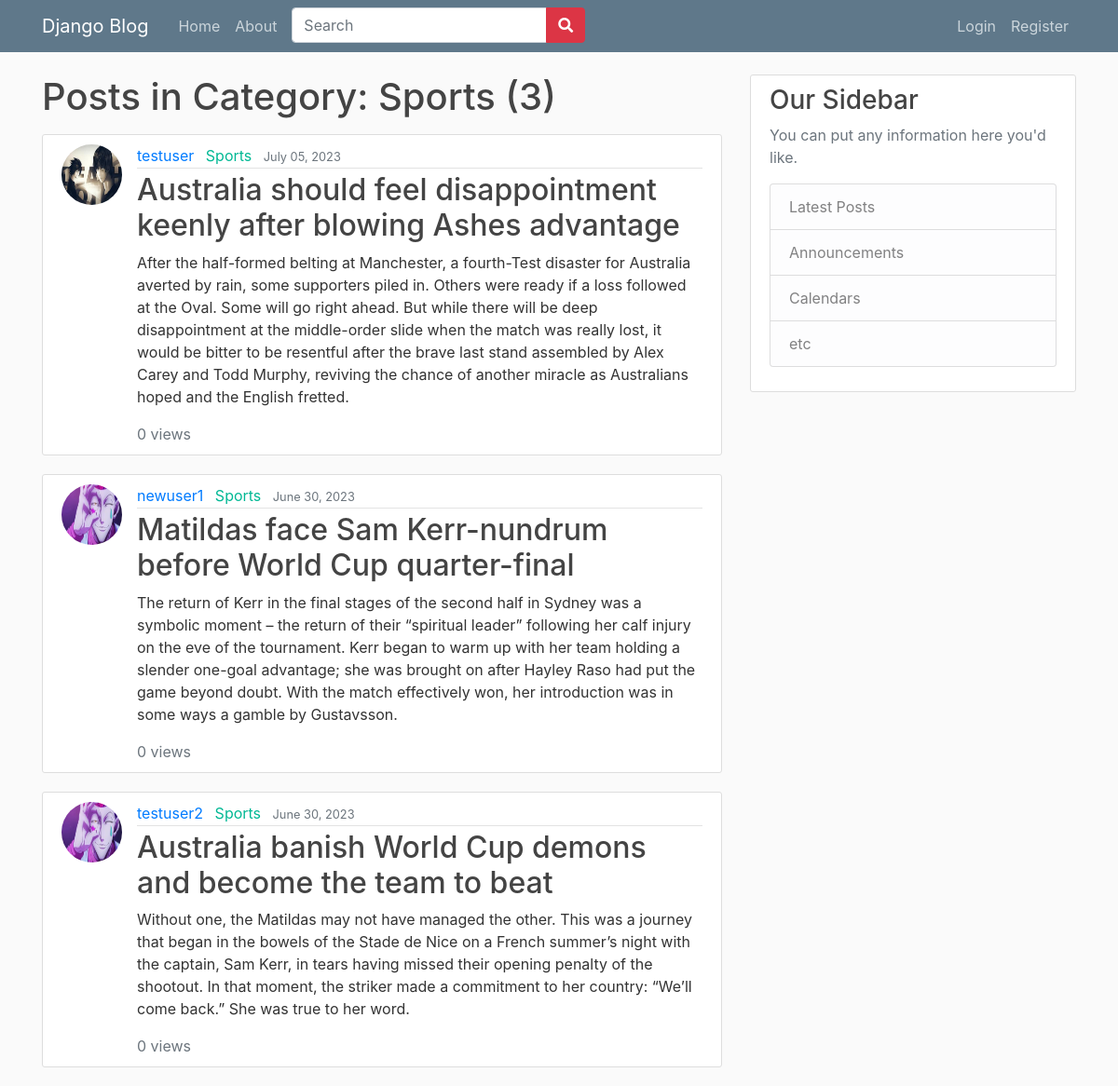
The app's page /category/2/ with its own data.
### blog/models.py (models this page shows, shortened)
class Category(models.Model):
    name = models.CharField(max_length=250)

class Post(models.Model):
    title = models.CharField(max_length=250)
    content = models.TextField()
    image = models.ImageField(upload_to='post_images/', blank=True, null=True)
    category = models.ForeignKey(Category, on_delete=models.SET_NULL, null=True, default = None)
    date_posted = models.DateTimeField(default=timezone.now)
    author = models.ForeignKey(User, on_delete=models.CASCADE)#an author can have many posts
    views = models.PositiveIntegerField(default=0)

### users/models.py (models this page shows, shortened)
class Profile(models.Model):
    user = models.OneToOneField(User, on_delete=models.CASCADE, unique=True)
    image = models.ImageField(default = 'default.jpg', upload_to='_profile_pics')

### blog/views.py (the view)
# urls.py: path('category/<int:category_id>/', CategoryDetailView.as_view(), name='category-posts'),
class CategoryDetailView(ListView):
    model = Post
    template_name = 'blog/category_posts.html'
    context_object_name = 'posts'
    paginate_by = 5
    def get_queryset(self):
        category_id = self.kwargs['category_id']
        return Post.objects.filter(category_id=category_id).order_by('-date_posted')
    def get_context_data(self, **kwargs):
        context = super().get_context_data(**kwargs)
        context['category'] = Category.objects.get(id=self.kwargs['category_id'])
        return context

### blog/templates/blog/category_posts.html (shortened to what this page needs)
{% extends 'blog/base.html' %}
{% block content %}
    <h1 class="mb-3">Posts in Category: {{ category.name }} ({{ page_obj.paginator.count }})</h1>
    {% for post in posts %}
        <article class="media content-section">
            <img class="rounded-circle article-img" src="{{ post.author.profile.image.url }}">
            <div class="media-body">
                <div class="article-metadata">
                    <a class="mr-2" href="{% url 'user-posts' post.author.username %}">{{ post.author }}</a>
                    <a class="mr-2 green-link" href="{% url 'category-posts' category.id %}">{{ category.name }}</a>
                    <small class="text-muted">{{ post.date_posted|date:"F d, Y" }}</small>
                </div>
                <h2><a class="article-title" href="{% url 'post-detail' post.id %}">{{ post.title }}</a></h2>
                <p class="article-content">{{ post.content }}</p>
                <footer class="text-muted">{{ post.views }} views</footer>
            </div>
        </article>
    {% endfor %}
{% endblock %}

### blog/static/blog/main.css (style rules this page uses)
body { background: #fafafa; color: #333333; margin-top: 5rem; }
h1, h2, h3, h4, h5, h6 { color: #444444; }
.content-section { background: #ffffff; padding: 10px 20px; border: 1px solid #dddddd; border-radius: 3px; margin-bottom: 20px; }
.article-title { color: #444444; }
.article-content { white-space: pre-line; }
.article-img { height: 65px; width: 65px; margin-right: 16px; }
.article-metadata { padding-bottom: 1px; margin-bottom: 4px; border-bottom: 1px solid #e3e3e3 }
.green-link { color: #00b894 }

### records on screen
Category: name "Sports"
Post: author.profile.image (picture), author "testuser", date_posted "July 05, 2023", title "Australia should feel disappointment keenly after blowing Ashes advantage", content "After the half-formed belting at Manchester, a fourth-Test disaster for Australia averted by rain, some supporters piled in. Others were ready if a loss followed at the Oval. Some will go right ahead. But while there will be deep disappointment at the middle-order slide when the match was really lost, it would be bitter to be resentful after the brave last stand assembled by Alex Carey and Todd Murphy, reviving the chance of another miracle as Australians hoped and the English fretted.", views "0"
Post: author.profile.image (placeholder picture), author "newuser1", date_posted "June 30, 2023", title "Matildas face Sam Kerr-nundrum before World Cup quarter-final", content "The return of Kerr in the final stages of the second half in Sydney was a symbolic moment – the return of their “spiritual leader” following her calf injury on the eve of the tournament. Kerr began to warm up with her team holding a slender one-goal advantage; she was brought on after Hayley Raso had put the game beyond doubt. With the match effectively won, her introduction was in some ways a gamble by Gustavsson.", views "0"
Post: author.profile.image (placeholder picture), author "testuser2", date_posted "June 30, 2023", title "Australia banish World Cup demons and become the team to beat", content "Without one, the Matildas may not have managed the other. This was a journey that began in the bowels of the Stade de Nice on a French summer’s night with the captain, Sam Kerr, in tears having missed their opening penalty of the shootout. In that moment, the striker made a commitment to her country: “We’ll come back.” She was true to her word.", views "0"

### other values on screen
{{ page_obj.paginator.count }} "3"
